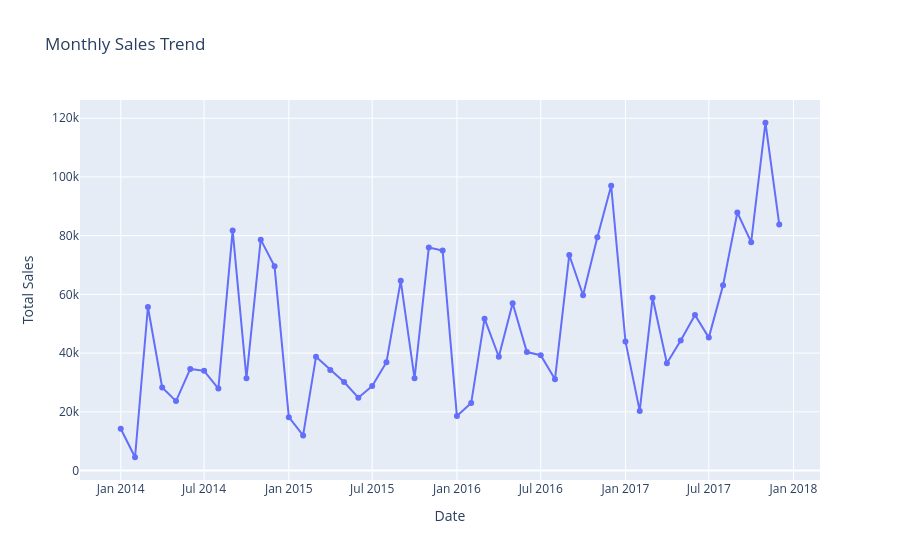

This figure's notebook cell:
### Code cell
##MAKING THE GRAPH MORE PROFFESIONAL BY ADDING MARKERS
fig = px.line(
    monthly_sales,
    x="Order Date",
    y="Sales",
    title="Monthly Sales Trend",
    markers=True
)

fig.update_layout(
    xaxis_title="Date",
    yaxis_title="Total Sales"
)

fig.show()
